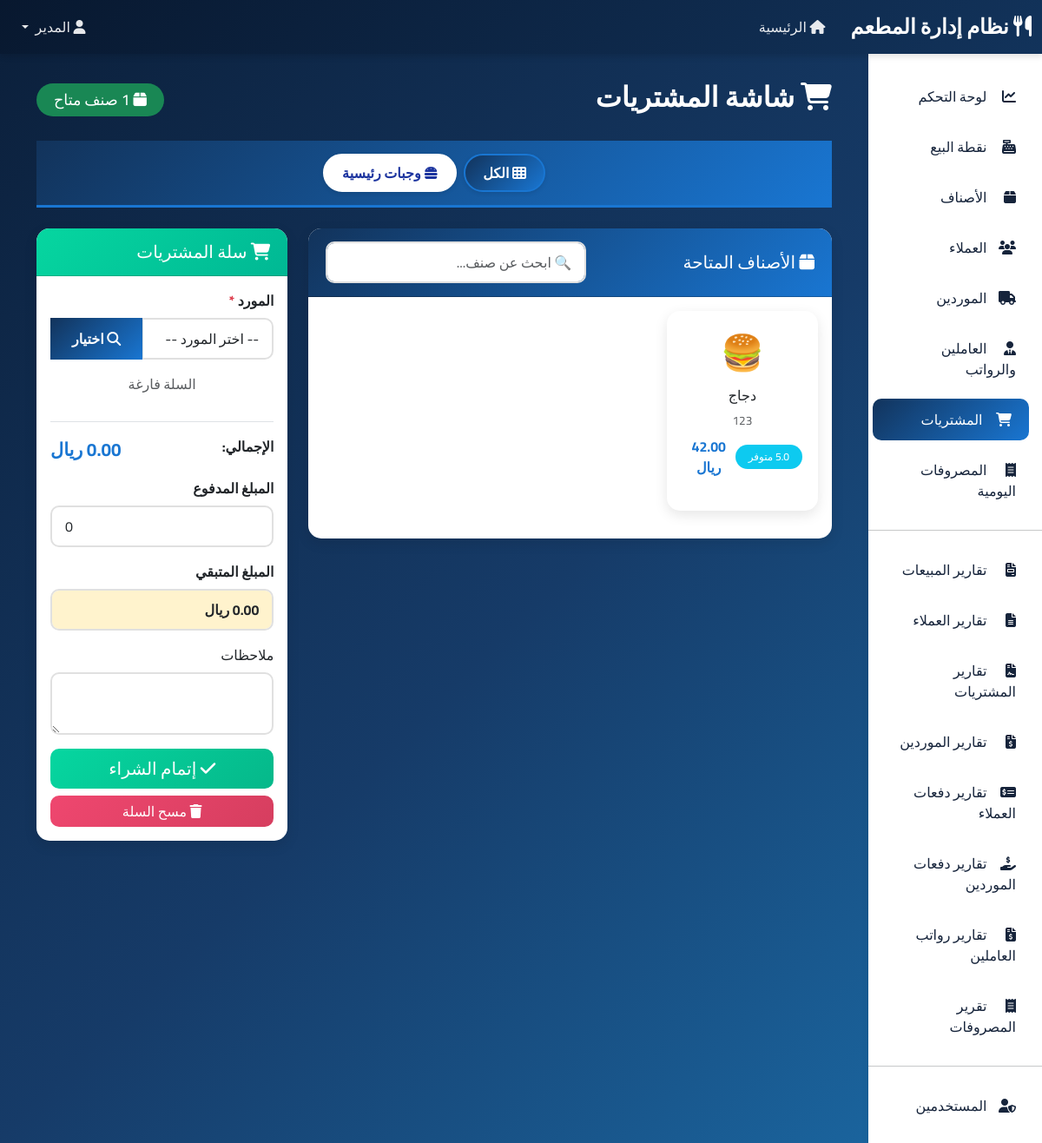
Screenshot of /purchases (signed in) with the database file from the repository.
### app.py (models this page shows, shortened)
class User(UserMixin, db.Model):
    __tablename__ = 'users'
    id = db.Column(db.Integer, primary_key=True)
    username = db.Column(db.String(80), unique=True, nullable=False)
    password_hash = db.Column(db.String(200), nullable=False)
    full_name = db.Column(db.String(100), nullable=False)
    role = db.Column(db.String(20), nullable=False, default='user')  # admin, manager, user
    is_active = db.Column(db.Boolean, default=True)
    created_at = db.Column(db.DateTime, default=datetime.utcnow)

class Item(db.Model):
    __tablename__ = 'items'
    id = db.Column(db.Integer, primary_key=True)
    item_code = db.Column(db.String(50), unique=True, nullable=False)
    item_name = db.Column(db.String(100), nullable=False)
    quantity = db.Column(db.Float, default=0)
    min_quantity = db.Column(db.Float, default=5, nullable=False)
    price = db.Column(db.Float, nullable=False)
    category = db.Column(db.String(50))
    description = db.Column(db.Text)
    created_at = db.Column(db.DateTime, default=datetime.utcnow)

### app.py (the view)
@app.route('/purchases')
@login_required
def purchases():
    items_list = Item.query.all()
    suppliers_list = Supplier.query.all()
    categories = {}
    for item in items_list:
        category = item.category if item.category else 'غير مصنف'
        if category not in categories:
            categories[category] = []
        categories[category].append(item)
    return render_template('purchases.html', items=items_list, suppliers=suppliers_list, categories=categories)

### templates/purchases.html (shortened to what this page needs)
{% extends "base.html" %}
{% block content %}
<div class="container-fluid">
    <div class="d-flex justify-content-between align-items-center mb-4">
        <h2 style="color: white; font-weight: 700;">
            <i class="fas fa-shopping-cart"></i> شاشة المشتريات
        </h2>
        <div>
            <span class="badge bg-success" style="font-size: 1.1rem; padding: 10px 20px;">
                <i class="fas fa-box"></i> {{ items|length }} صنف متاح
            </span>
        </div>
    </div>
    <div class="category-tabs" style="background: linear-gradient(135deg, var(--primary-gradient-start) 0%, var(--primary-gradient-end) 100%); padding: 15px; border-bottom: 3px solid var(--primary-color);">
        <div class="d-flex flex-wrap gap-2 justify-content-center">
            <button class="btn btn-category active" onclick="filterCategory('all')" data-category="all">
                <i class="fas fa-th"></i> الكل
            </button>
            {% for category in categories.keys()|sort %}
            <button class="btn btn-category" onclick="filterCategory('{{ category }}')" data-category="{{ category }}">
                {% if category == 'وجبات رئيسية' %}
                    <i class="fas fa-hamburger"></i>
                {% elif category == 'مشروبات' %}
                    <i class="fas fa-coffee"></i>
                {% elif category == 'بيتزا' %}
                    <i class="fas fa-pizza-slice"></i>
                {% elif category == 'سلطات' %}
                    <i class="fas fa-salad"></i>
                {% elif category == 'مقبلات' %}
                    <i class="fas fa-cheese"></i>
                {% elif category == 'حلويات' %}
                    <i class="fas fa-ice-cream"></i>
                {% else %}
                    <i class="fas fa-box"></i>
                {% endif %}
                {{ category }}
            </button>
            {% endfor %}
        </div>
    </div>
    <div class="row mt-4">
        <div class="col-md-8">
            <div class="card">
                <div class="card-header" style="background: linear-gradient(135deg, var(--primary-gradient-start) 0%, var(--primary-gradient-end) 100%); color: white;">
                    <div class="d-flex justify-content-between align-items-center">
                        <h5 class="mb-0"><i class="fas fa-box"></i> الأصناف المتاحة</h5>
                        <input type="text" id="searchInput" class="form-control" placeholder="🔍 ابحث عن صنف..." style="max-width: 300px;">
                    </div>
                </div>
                <div class="card-body" style="max-height: 600px; overflow-y: auto;">
                    <div class="row" id="itemsContainer">
                        {% for item in items %}
                        <div class="col-md-4 col-sm-6 mb-3 item-box" data-category="{{ item.category or 'غير مصنف' }}" data-name="{{ item.item_name|lower }}">
                            <div class="card item-card" onclick="addToCart({{ item.id }}, '{{ item.item_name }}', {{ item.price }})">
                                <div class="card-body text-center">
                                    <div style="font-size: 2.5rem; margin-bottom: 10px;">
                                        {% if item.category == 'وجبات رئيسية' %}
                                            🍔
                                        {% elif item.category == 'مشروبات' %}
                                            ☕
                                        {% elif item.category == 'بيتزا' %}
                                            🍕
                                        {% elif item.category == 'سلطات' %}
                                            🥗
                                        {% elif item.category == 'مقبلات' %}
                                            🧀
                                        {% elif item.category == 'حلويات' %}
                                            🍨
                                        {% else %}
                                            📦
                                        {% endif %}
                                    </div>
                                    <h6 class="mb-2">{{ item.item_name }}</h6>
                                    <p class="text-muted mb-2" style="font-size: 0.85rem;">{{ item.item_code }}</p>
                                    <div class="d-flex justify-content-between align-items-center">
                                        <span class="badge bg-info">{{ item.quantity }} متوفر</span>
                                        <strong style="color: var(--primary-color);">{{ "%.2f"|format(item.price) }} ريال</strong>
                                    </div>
                                </div>
                            </div>
                        </div>
                        {% endfor %}
                    </div>
                </div>
            </div>
        </div>
        <div class="col-md-4">
            <div class="card" style="position: sticky; top: 20px;">
                <div class="card-header" style="background: linear-gradient(135deg, #06D6A0 0%, #00B894 100%); color: white;">
                    <h5 class="mb-0"><i class="fas fa-shopping-cart"></i> سلة المشتريات</h5>
                </div>
                <div class="card-body">
                    <div class="mb-3">
                        <label class="form-label fw-bold">المورد <span class="text-danger">*</span></label>
                        <div class="input-group">
                            <input type="text" class="form-control" id="selectedSupplierName" value="-- اختر المورد --" readonly>
                            <button class="btn btn-primary" type="button" onclick="openSupplierModal()">
                                <i class="fas fa-search"></i> اختيار
                            </button>
                        </div>
                    </div>
                    <div id="cartItems" style="max-height: 300px; overflow-y: auto; margin-bottom: 15px;">
                        <p class="text-center text-muted">السلة فارغة</p>
                    </div>
                    <div class="border-top pt-3 mb-3">
                        <div class="d-flex justify-content-between mb-2">
                            <strong>الإجمالي:</strong>
                            <strong style="color: var(--primary-color); font-size: 1.3rem;" id="totalAmount">0.00 ريال</strong>
                        </div>
                    </div>
                    <div class="mb-3">
                        <label class="form-label fw-bold">المبلغ المدفوع</label>
                        <input type="number" step="0.01" class="form-control" id="paidAmount" value="0" oninput="updateRemainingAmount()">
                    </div>
                    <div class="mb-3">
                        <label class="form-label fw-bold">المبلغ المتبقي</label>
                        <input type="text" class="form-control" id="remainingAmount" value="0.00 ريال" readonly style="background-color: #fff3cd; font-weight: bold;">
                    </div>
                    <div class="mb-3">
                        <label class="form-label">ملاحظات</label>
                        <textarea class="form-control" id="notes" rows="2"></textarea>
                    </div>
                    <div class="d-grid gap-2">
                        <button class="btn btn-success btn-lg" onclick="completePurchase()">
                            <i class="fas fa-check"></i> إتمام الشراء
                        </button>
                        <button class="btn btn-danger" onclick="clearCart()">
                            <i class="fas fa-trash"></i> مسح السلة
                        </button>
                    </div>
                </div>
            </div>
        </div>
    </div>
</div>
{% endblock %}

### templates/base.html (shortened to what this page needs)
<!DOCTYPE html>
<html lang="ar" dir="rtl">
<head>
    <link href="https://cdn.jsdelivr.net/npm/bootstrap@5.3.2/dist/css/bootstrap.rtl.min.css" rel="stylesheet">
    <link rel="stylesheet" href="https://cdnjs.cloudflare.com/ajax/libs/font-awesome/6.4.2/css/all.min.css">
</head>
<body>
    {% if current_user.is_authenticated %}
    <nav class="navbar navbar-expand-lg navbar-dark">
        <div class="container-fluid">
            <a class="navbar-brand" href="{{ url_for('index') }}">
                <i class="fas fa-utensils"></i> نظام إدارة المطعم
            </a>
            <div class="collapse navbar-collapse" id="navbarNav">
                <ul class="navbar-nav me-auto">
                    <li class="nav-item">
                        <a class="nav-link" href="{{ url_for('index') }}">
                            <i class="fas fa-home"></i> الرئيسية
                        </a>
                    </li>
                </ul>
                <ul class="navbar-nav">
                    <li class="nav-item dropdown">
                        <a class="nav-link dropdown-toggle" href="#" role="button" data-bs-toggle="dropdown">
                            <i class="fas fa-user"></i> {{ current_user.full_name }}
                        </a>
                    </li>
                </ul>
            </div>
        </div>
    </nav>
    <div class="container-fluid">
        <div class="row">
            <div class="col-md-2 sidebar">
                <nav class="nav flex-column">
                    <a class="nav-link" href="{{ url_for('index') }}">
                        <i class="fas fa-chart-line"></i> لوحة التحكم
                    </a>
                    <a class="nav-link" href="{{ url_for('sales') }}" id="salesLink">
                        <i class="fas fa-cash-register"></i> نقطة البيع
                    </a>
                    <a class="nav-link" href="{{ url_for('items') }}" id="itemsLink">
                        <i class="fas fa-box"></i> الأصناف
                    </a>
                    <a class="nav-link" href="{{ url_for('customers') }}" id="customersLink">
                        <i class="fas fa-users"></i> العملاء
                    </a>
                    <a class="nav-link" href="{{ url_for('suppliers') }}" id="suppliersLink">
                        <i class="fas fa-truck"></i> الموردين
                    </a>
                    <a class="nav-link" href="{{ url_for('employees') }}" id="employeesLink">
                        <i class="fas fa-user-tie"></i> العاملين والرواتب
                    </a>
                    <a class="nav-link" href="{{ url_for('purchases') }}" id="purchasesLink">
                        <i class="fas fa-shopping-cart"></i> المشتريات
                    </a>
                    <a class="nav-link" href="{{ url_for('expenses') }}" id="expensesLink">
                        <i class="fas fa-receipt"></i> المصروفات اليومية
                    </a>
                    <hr>
                    <a class="nav-link" href="{{ url_for('sales_report') }}" id="salesReportLink">
                        <i class="fas fa-file-invoice"></i> تقارير المبيعات
                    </a>
                    <a class="nav-link" href="{{ url_for('customers_report') }}" id="customersReportLink">
                        <i class="fas fa-file-alt"></i> تقارير العملاء
                    </a>
                    <a class="nav-link" href="{{ url_for('purchases_report') }}" id="purchasesReportLink">
                        <i class="fas fa-file-contract"></i> تقارير المشتريات
                    </a>
                    <a class="nav-link" href="{{ url_for('suppliers_report') }}" id="suppliersReportLink">
                        <i class="fas fa-file-invoice-dollar"></i> تقارير الموردين
                    </a>
                    <a class="nav-link" href="{{ url_for('customer_payments_report') }}" id="customerPaymentsReportLink">
                        <i class="fas fa-money-check-alt"></i> تقارير دفعات العملاء
                    </a>
                    <a class="nav-link" href="{{ url_for('supplier_payments_report') }}" id="supplierPaymentsReportLink">
                        <i class="fas fa-hand-holding-usd"></i> تقارير دفعات الموردين
                    </a>
                    <a class="nav-link" href="{{ url_for('salary_payments_report') }}" id="salaryPaymentsReportLink">
                        <i class="fas fa-file-invoice-dollar"></i> تقارير رواتب العاملين
                    </a>
                    <a class="nav-link" href="{{ url_for('expenses_report') }}" id="expensesReportLink">
                        <i class="fas fa-receipt"></i> تقرير المصروفات
                    </a>
                    {% if current_user.role == 'admin' %}
                    <hr>
                    <a class="nav-link" href="{{ url_for('users') }}" id="usersLink">
                        <i class="fas fa-user-shield"></i> المستخدمين
                    </a>
                    {% endif %}
                </nav>
            </div>
            <div class="col-md-10 main-content">
                {% block content %}{% endblock %}
            </div>
        </div>
    </div>
    {% else %}
        {% block login_content %}{% endblock %}
    {% endif %}
</body>
</html>

### rows the page displays
User: full_name "المدير"
Item: category "وجبات رئيسية", item_name "دجاج", item_code "123", price "42.00"
